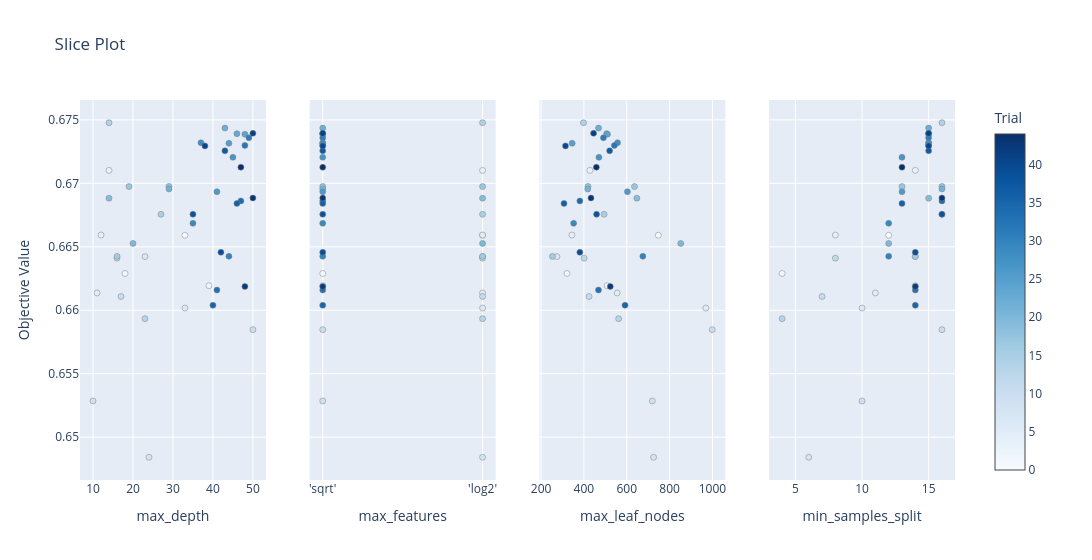

Write notebook code for a chart like this one.
### Markdown cell above
In the previous plot, each marker represents a unique combination of the hyperparameters. However, we can't know which were the hyperparameter values in each combination. To gain more insights into this, we can do an slice plot

### Code cell
slice_plot = vis.plot_slice(study)
slice_plot.show()

### Figure 1 — Plotly figure (JSON) as saved in the notebook; plotly's stock layout.template omitted (floating-point values rounded to 4 significant figures)
{"data": [{"marker": {"color": [0, 1, 2, 3, 4, 5, 6, 7, 8, 9, 10, 11, 12, 13, 14, 15, 16, 17, 18, 19, 20, 21, 22, 23, 24, 25, 26, 27, 28, 29, 30, 31, 32, 33, 34, 35, 36, 37, 38, 39, 40, 41, 42, 43, 44], "colorbar": {"title": {"text": "Trial"}, "x": 1.0, "xpad": 40}, "colorscale": [[0.0, "rgb(247,251,255)"], [0.125, "rgb(222,235,247)"], [0.25, "rgb(198,219,239)"], [0.375, "rgb(158,202,225)"], [0.5, "rgb(107,174,214)"], [0.625, "rgb(66,146,198)"], [0.75, "rgb(33,113,181)"], [0.875, "rgb(8,81,156)"], [1.0, "rgb(8,48,107)"]], "line": {"color": "Grey", "width": 0.5}, "showscale": true}, "mode": "markers", "name": "Feasible Trial", "showlegend": false, "type": "scatter", "x": [33, 18, 39, 14, 12, 11, 33, 23, 24, 10, 50, 17, 16, 23, 14, 27, 16, 19, 29, 14, 20, 29, 43, 46, 48, 44, 41, 45, 37, 35, 44, 49, 48, 41, 47, 40, 46, 43, 35, 42, 38, 50, 48, 50, 47], "xaxis": "x", "y": [0.6659, 0.6629, 0.6619, 0.671, 0.6659, 0.6614, 0.6602, 0.6642, 0.6484, 0.6529, 0.6585, 0.6611, 0.6641, 0.6593, 0.6748, 0.6676, 0.6642, 0.6697, 0.6698, 0.6688, 0.6653, 0.6696, 0.6744, 0.6739, 0.6739, 0.6732, 0.6693, 0.6721, 0.6732, 0.6668, 0.6643, 0.6736, 0.673, 0.6616, 0.6686, 0.6604, 0.6684, 0.6726, 0.6676, 0.6646, 0.673, 0.6739, 0.6619, 0.6688, 0.6713], "yaxis": "y"}, {"marker": {"color": [1, 2, 9, 10, 18, 21, 22, 23, 24, 25, 26, 27, 28, 29, 30, 31, 32, 33, 34, 35, 36, 37, 38, 39, 40, 41, 42, 43, 44, 0, 3, 4, 5, 6, 7, 8, 11, 12, 13, 14, 15, 16, 17, 19, 20], "colorbar": {"title": {"text": "Trial"}, "x": 1.0, "xpad": 40}, "colorscale": [[0.0, "rgb(247,251,255)"], [0.125, "rgb(222,235,247)"], [0.25, "rgb(198,219,239)"], [0.375, "rgb(158,202,225)"], [0.5, "rgb(107,174,214)"], [0.625, "rgb(66,146,198)"], [0.75, "rgb(33,113,181)"], [0.875, "rgb(8,81,156)"], [1.0, "rgb(8,48,107)"]], "line": {"color": "Grey", "width": 0.5}, "showscale": false}, "mode": "markers", "name": "Feasible Trial", "showlegend": false, "type": "scatter", "x": ["'sqrt'", "'sqrt'", "'sqrt'", "'sqrt'", "'sqrt'", "'sqrt'", "'sqrt'", "'sqrt'", "'sqrt'", "'sqrt'", "'sqrt'", "'sqrt'", "'sqrt'", "'sqrt'", "'sqrt'", "'sqrt'", "'sqrt'", "'sqrt'", "'sqrt'", "'sqrt'", "'sqrt'", "'sqrt'", "'sqrt'", "'sqrt'", "'sqrt'", "'sqrt'", "'sqrt'", "'sqrt'", "'sqrt'", "'log2'", "'log2'", "'log2'", "'log2'", "'log2'", "'log2'", "'log2'", "'log2'", "'log2'", "'log2'", "'log2'", "'log2'", "'log2'", "'log2'", "'log2'", "'log2'"], "xaxis": "x2", "y": [0.6629, 0.6619, 0.6529, 0.6585, 0.6698, 0.6696, 0.6744, 0.6739, 0.6739, 0.6732, 0.6693, 0.6721, 0.6732, 0.6668, 0.6643, 0.6736, 0.673, 0.6616, 0.6686, 0.6604, 0.6684, 0.6726, 0.6676, 0.6646, 0.673, 0.6739, 0.6619, 0.6688, 0.6713, 0.6659, 0.671, 0.6659, 0.6614, 0.6602, 0.6642, 0.6484, 0.6611, 0.6641, 0.6593, 0.6748, 0.6676, 0.6642, 0.6697, 0.6688, 0.6653], "yaxis": "y2"}, {"marker": {"color": [0, 1, 2, 3, 4, 5, 6, 7, 8, 9, 10, 11, 12, 13, 14, 15, 16, 17, 18, 19, 20, 21, 22, 23, 24, 25, 26, 27, 28, 29, 30, 31, 32, 33, 34, 35, 36, 37, 38, 39, 40, 41, 42, 43, 44], "colorbar": {"title": {"text": "Trial"}, "x": 1.0, "xpad": 40}, "colorscale": [[0.0, "rgb(247,251,255)"], [0.125, "rgb(222,235,247)"], [0.25, "rgb(198,219,239)"], [0.375, "rgb(158,202,225)"], [0.5, "rgb(107,174,214)"], [0.625, "rgb(66,146,198)"], [0.75, "rgb(33,113,181)"], [0.875, "rgb(8,81,156)"], [1.0, "rgb(8,48,107)"]], "line": {"color": "Grey", "width": 0.5}, "showscale": false}, "mode": "markers", "name": "Feasible Trial", "showlegend": false, "type": "scatter", "x": [747, 321, 508, 428, 344, 555, 969, 274, 725, 719, 999, 424, 401, 562, 398, 494, 253, 636, 419, 647, 852, 418, 468, 506, 510, 345, 603, 470, 557, 352, 675, 491, 542, 468, 381, 592, 307, 520, 459, 381, 314, 445, 523, 433, 458], "xaxis": "x3", "y": [0.6659, 0.6629, 0.6619, 0.671, 0.6659, 0.6614, 0.6602, 0.6642, 0.6484, 0.6529, 0.6585, 0.6611, 0.6641, 0.6593, 0.6748, 0.6676, 0.6642, 0.6697, 0.6698, 0.6688, 0.6653, 0.6696, 0.6744, 0.6739, 0.6739, 0.6732, 0.6693, 0.6721, 0.6732, 0.6668, 0.6643, 0.6736, 0.673, 0.6616, 0.6686, 0.6604, 0.6684, 0.6726, 0.6676, 0.6646, 0.673, 0.6739, 0.6619, 0.6688, 0.6713], "yaxis": "y3"}, {"marker": {"color": [0, 1, 2, 3, 4, 5, 6, 7, 8, 9, 10, 11, 12, 13, 14, 15, 16, 17, 18, 19, 20, 21, 22, 23, 24, 25, 26, 27, 28, 29, 30, 31, 32, 33, 34, 35, 36, 37, 38, 39, 40, 41, 42, 43, 44], "colorbar": {"title": {"text": "Trial"}, "x": 1.0, "xpad": 40}, "colorscale": [[0.0, "rgb(247,251,255)"], [0.125, "rgb(222,235,247)"], [0.25, "rgb(198,219,239)"], [0.375, "rgb(158,202,225)"], [0.5, "rgb(107,174,214)"], [0.625, "rgb(66,146,198)"], [0.75, "rgb(33,113,181)"], [0.875, "rgb(8,81,156)"], [1.0, "rgb(8,48,107)"]], "line": {"color": "Grey", "width": 0.5}, "showscale": false}, "mode": "markers", "name": "Feasible Trial", "showlegend": false, "type": "scatter", "x": [12, 4, 14, 14, 8, 11, 10, 14, 6, 10, 16, 7, 8, 4, 16, 16, 14, 13, 16, 15, 12, 16, 15, 15, 15, 15, 13, 13, 15, 12, 12, 15, 15, 14, 16, 14, 13, 15, 16, 14, 15, 15, 14, 16, 13], "xaxis": "x4", "y": [0.6659, 0.6629, 0.6619, 0.671, 0.6659, 0.6614, 0.6602, 0.6642, 0.6484, 0.6529, 0.6585, 0.6611, 0.6641, 0.6593, 0.6748, 0.6676, 0.6642, 0.6697, 0.6698, 0.6688, 0.6653, 0.6696, 0.6744, 0.6739, 0.6739, 0.6732, 0.6693, 0.6721, 0.6732, 0.6668, 0.6643, 0.6736, 0.673, 0.6616, 0.6686, 0.6604, 0.6684, 0.6726, 0.6676, 0.6646, 0.673, 0.6739, 0.6619, 0.6688, 0.6713], "yaxis": "y4"}], "layout": {"title": {"text": "Slice Plot"}, "width": 1200, "xaxis": {"anchor": "y", "domain": [0.0, 0.2125], "title": {"text": "max_depth"}}, "xaxis2": {"anchor": "y2", "categoryarray": ["'sqrt'", "'log2'"], "categoryorder": "array", "domain": [0.2625, 0.475], "title": {"text": "max_features"}, "type": "category"}, "xaxis3": {"anchor": "y3", "domain": [0.525, 0.7375], "title": {"text": "max_leaf_nodes"}}, "xaxis4": {"anchor": "y4", "domain": [0.7875, 1.0], "title": {"text": "min_samples_split"}}, "yaxis": {"anchor": "x", "domain": [0.0, 1.0], "title": {"text": "Objective Value"}}, "yaxis2": {"anchor": "x2", "domain": [0.0, 1.0], "matches": "y", "showticklabels": false}, "yaxis3": {"anchor": "x3", "domain": [0.0, 1.0], "matches": "y", "showticklabels": false}, "yaxis4": {"anchor": "x4", "domain": [0.0, 1.0], "matches": "y", "showticklabels": false}}}
